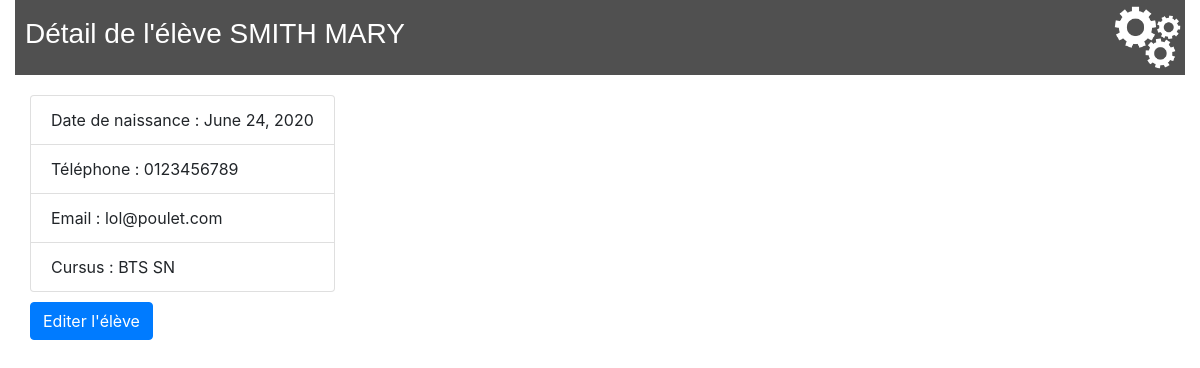
Page /lycee/student/2 on the committed database.
### lycee/models.py (models this page shows, shortened)
class Student(models.Model):
    first_name = models.CharField(
        max_length=50,
        blank=False,
        null=False
    )
    birth_date = models.DateField(
        verbose_name='date of birth',
        blank=False,
        null=False
    )
    last_name = models.CharField(
        verbose_name="lastname",
        help_text="last name of the student",
        blank=False,  # pas de champ vide
        null=False,  # pas de champ null (a conjuguer avec default
        default="???",
        max_length=255,  # taille maximale du champ
    )
    phone = models.CharField(
        verbose_name="phonenumber",
        help_text="phone number of the student",
        blank=False,  # pas de champ vide
        null=False,  # pas de champ null (a conjuguer avec default
        default="0999999999",
        max_length=10,  # taille maximale du champ
    )
    email = models.EmailField(
        verbose_name="email",
        help_text="phone number of the student",
        blank=False,  # pas de champ vide
        null=False,  # pas de champ null (a conjuguer avec default
        default="x@y.z",
        max_length=255,  # taille maximale du champ
    )
    comments = models.CharField(
        verbose_name="comments",
        help_text="some comments about the student",
        blank=True,
        null=False,  # pas de champ null (a conjuguer avec default
        default="",
        max_length=255,  # taille maximale du champ
    )
    cursus = models.ForeignKey(
        Cursus,
        on_delete=models.CASCADE,  # necessaire selon la version de Django
        null=True
    )

class Cursus(models.Model):
    name = models.CharField(
        max_length=50,
        blank=False,
        null=True,
        default='aucun'
    )
    year_from_bac = models.SmallIntegerField(
        help_text="year since le bac",
        verbose_name="year",
        blank=False,
        null=True,
        default=0
    )
    scholar_year = models.CharField(
        max_length=9,
        blank=False,
        null=True,
        default='0000-00001'
    )
    def __str__(self):
        return self.name

### lycee/views.py (the view)
# urls.py: url(r'^student/(?P<idS>[0-9]+)$', views.detail_Student, name='detail_student')
def detail_Student(request, idS):
    student = Student.objects.get(id = idS)
    context = {'eleve': student}
    return render(request, 'lycee/student/detail_eleve.html', context)

### lycee/templates/lycee/student/detail_eleve.html
{% extends "master.html" %}
    {% block title %}
        <h3>Détail de l'élève {{eleve.last_name }} {{eleve.first_name}}</h3>
    {% endblock %}
    {% block content %}
            <ul class="list-group">
                <li class="list-group-item">Date de naissance : {{eleve.birth_date}}</li>
                <li class="list-group-item">Téléphone : {{eleve.phone}}</li>
                <li class="list-group-item">Email : {{eleve.email|lower}}</li>
                <li class="list-group-item">Cursus : {{eleve.cursus}}</li>
            </ul>
            <a href="update/{{eleve.id}}"><button type="button" class="btn btn-primary">Editer l'élève</button></a>
    {% endblock %}

### lycee/static/lycee/style.css (style rules this page uses)
.list-group { padding-top: 10px; width: fit-content; padding-bottom: 10px; }

### rows in the picture
Student: last_name "SMITH", first_name "MARY", birth_date "June 24, 2020", phone "0123456789", email "lol@poulet.com", cursus "BTS SN"
